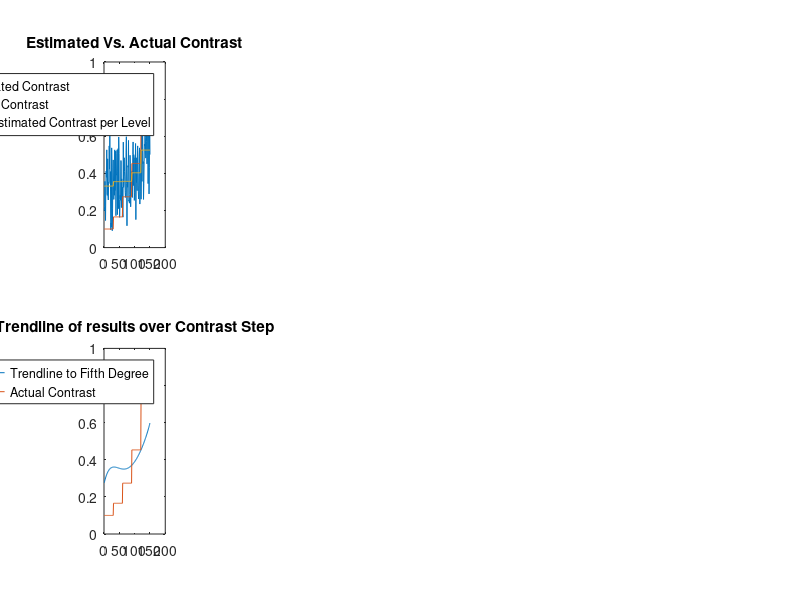

Write MATLAB code to recreate this figure. (Note: this script raises an error after producing the figure.)
%% Begin %%
% Preliminary data loading and setup %
clear all;
close all;

load('data_visualmemorymf_test_JS.mat') %works for HC, test, and regular trials
theData = theData(1); %index to trial number
p = theData.p; data = theData.data; t = theData.t;
data = cell2mat(struct2cell(data));
data = data';
[trials,params] = size(p.trialEvents);


%%%%%%%%%%%%%%%%%%%%%%%%%%%%%%%%%%%%%%%%
     %Test_HC and 1 Contrast Runs%
%%%%%%%%%%%%%%%%%%%%%%%%%%%%%%%%%%%%%%%%

if p.numContrasts == 1 && p.numConditions == 2
    %% Organize Trial Events & Data %%
    if any(p.trialEvents(:,1) == 1) % Perception trials, condition # = 1
        cond1Results = p.trialEvents(p.trialEvents(:,1)==1,:);
        cond1Data = data(p.trialEvents(:,1)==1,:);
        cond1Name = 'Perception';
    end
    if any(p.trialEvents(:,1) == 2) % Working Memory trials, condition # = 2
        if isempty(cond1Data) == 1  &&  isempty(firstcondResults) == 1 && ~strcmp(cond1Name,'Perception')
            cond1Results = p.trialEvents(p.trialEvents(:,1)==2,:);
            cond1Data = data(p.trialEvents(:,1)==2,:);
            cond1Name = 'Working Memory';
        else
            cond2Results = p.trialEvents(p.trialEvents(:,1)==2,:);
            cond2Data = data(p.trialEvents(:,1)==2,:);
            cond2Name = 'Working Memory';
        end
    end
    if any(p.trialEvents(:,1) == 3)  % Baseline trials, condition = 3
        if isempty(cond1Data) == 1  &&  isempty(firstcondResults) == 1 && ~strcmp(cond1Name,'Perception') && ~strcmp(cond1Name,'Working Memory')
            cond1Results = p.trialEvents(p.trialEvents(:,1)==3,:);
            cond1Data = data(p.trialEvents(:,1)==3,:);
            cond1Name = 'Baseline';
        else
            cond2Results = p.trialEvents(p.trialEvents(:,1)==3,:);
            cond2Data = data(p.trialEvents(:,1)==3,:);
            cond2Name = 'Baseline';
        end
    end
    %%  First Condition Estimated Contrast vs. Actual Contrast  %%
    
    % Compare Perception and Baseline on same y-limit
    minContrast = min([min(cond1Data(:,4)) min(cond2Data(:,4))]);
    maxContrast = max([max(cond1Data(:,4)) max(cond2Data(:,4))]);
    %Lower bound
    if minContrast - 0.1 <= 0
        yMin = 0;
    else 
        yMin = minContrast - 0.1;
    end
    %upper bound
    if maxContrast + 0.1 >= 1
        yMax = 1;
    else
        yMax = maxContrast + 0.1;
    end

    figure(1)
    set(gcf, 'Name', sprintf('%s Versus %s Visual Analysis: Contrast',cond1Name,cond2Name));
    subplot(2,3,1)
    plot(cond1Data(:,4)); %Estimated Contrast
    hold on
    plot(1:length(cond1Results(:,3)),cond1Results(:,3));
%     myfittype = fittype('a+b*log(x)','dependent',{'y'}, 'independent',{'x'},'coefficients' ,{'a,b'});
%     myfit = fit(1:length(pData(:,4),pData(:,4)',myfittype));
%     plot(myfit); %%%% LOG FIT %%%%
    fit = polyfit(1:length(cond1Data(:,4)),cond1Data(:,4)',1);
    plot(polyval(fit,1:length(cond1Data(:,4)))); %Line of best fit for the Estimated Contrast
    xlim([1 length(cond1Data(:,4))]);
    ylim([yMin yMax]);
    title(sprintf('%s Contrast Compared to Actual Contrast',cond1Name))
    legend('Subject Contrast Estimation','Actual Contrast', 'Average Contrast Estimation')
    xlabel('Trial Number')
    ylabel('Contrast')
    
    %%  First Condition Estimated Contrast vs. Actual Contrast  %%
    subplot(2,3,4)
    plot(cond2Data(:,4)); %Estimated Contrast
    hold on
    plot(1:length(cond2Results(:,3)),cond2Results(:,3));
    fit = polyfit(1:length(cond2Data(:,4)),cond2Data(:,4)',1);
    plot(polyval(fit,1:length(cond2Data(:,4)))); %Line of best fit for the Estimated Contrast
    xlim([1 length(cond2Data(:,4))]);
    ylim([yMin yMax]);
    title(sprintf('%s Contrast Estimation Compared to Actual Contrast',cond2Name));
    legend('Subject Contrast Estimation','Actual Contrast', 'Average Contrast Estimation')
    xlabel('Trial Number')
    ylabel('Contrast')

  %% Histogram of First Condition Responses %%
    subplot(2,3,2)
    [bins1,edges1] = histcounts(cond1Data(:,4),20);
    [bins2,edges2] = histcounts(cond2Data(:,4),20);
    histmax = max([max(bins1) max(bins2)]);
    pHist = histogram(cond1Data(:,4),20);
    xlim([0 1]);
    ylim([0 histmax]);
    title(sprintf('Histogram of %s Contrast Estimations',cond1Name));
    line([p.centerContrast p.centerContrast],ylim, 'Linewidth',1,'Color','r');
    lgd = legend('Bins','Actual Contrast');
    lgd.Location = 'northwest';
    xlabel('Contrast')
    ylabel('Frequency of response')

 %% Histogram of Second Condition Responses %%
    subplot(2,3,5)
    secondCondHist = histogram(cond2Data(:,4),20);
    xlim([0 1]);
    ylim([0 histmax+1]);
    title(sprintf('Histogram of %s Contrast Estimations',cond2Name));
    hold on
    line([p.centerContrast p.centerContrast],ylim, 'Linewidth',1,'Color','r');
    lgd = legend('Bins','Actual Contrast');
    lgd.Location = 'northwest';
    xlabel('Contrast')
    ylabel('Frequency of response')

%% Misc. Statistical Information %%

    %Means & Standard Deviations of estimated contrasts
    cond1Std = std(cond1Data(:,4));
    cond1Mean = mean2(cond1Data(:,4));
    cond2Std =std(cond2Data(:,4));
    cond2Mean = mean2(cond2Data(:,4));
    fprintf('\nThe average response for %s trials was a contrast of %.4f, with a standard deviation of %.4f.\n\n The absolute difference between the average and actual contrast is %f\n\n',cond1Name,cond1Mean, cond1Std,abs(cond1Mean-p.centerContrast));
    fprintf('The average response for %s trials was a contrast of %.4f, with a standard deviation of %.4f.\n\n The absolute difference between the average and actual contrast is %f\n\n',cond2Name,cond2Mean, cond2Std, abs(cond2Mean-p.centerContrast));

    %Percent Error of Contrast Estimations
    cond1PE = zeros(size(1:length(cond1Data(:,4))));
    cond2PE = zeros(size(1:length(cond2Data(:,4))));
    for i = 1:length(cond1Data(:,4))
        cond1PE(i) = (abs((cond1Data(i,4)-cond1Results(i,3))/cond1Results(i,3)))*100;
        cond2PE(i) = (abs((cond2Data(i,4)-cond2Results(i,3))/cond2Results(i,3)))*100;
    end
    maxPE = max([max(cond1PE) max(cond2PE)]);
    if maxPE + 5 >= 100
        yLimPE = 100;
    else
        yLimPE = (maxPE + 5);
    end
%% Percent Error Plot First Condition %%
    subplot(2,3,3)
    plot(cond1PE);
    xlim([1 length(cond1Data)])
    ylim([0 yLimPE])
    title(sprintf('%s Contrast Percent Error',cond1Name))
    hold on
    plot(repmat(mean2(cond1PE),1,length(cond1Data)))
    legend('Percent Error of Each Estimation','Average Percent Error')
    xlabel('Trial Number')
    ylabel('Percent Error')
%% Percent Error Plot Second Condition %%
    subplot(2,3,6)
    plot(cond2PE);
    xlim([1 length(cond2Data)])
    ylim([0 yLimPE])
    title(sprintf('%s Contrast Percent Error',cond2Name))
    hold on
    plot(repmat(mean2(cond2PE),1,length(cond2Data)))
    legend('Percent Error of Each Estimation','Average Percent Error')
    xlabel('Trial Number')
    ylabel('Percent Error')
        
%%
    
%%%%%%%%%%%%%%%%%%%%%%%%%%%%%%%%%%%%%%%%
        %Test/5 Contrast Runs%
%%%%%%%%%%%%%%%%%%%%%%%%%%%%%%%%%%%%%%%%

elseif p.numContrasts == 5 && p.numConditions == 2
   %% Setup of seperate trial Events and data matrices, & misc. statistical data  %%
        %1 - PERCEPTION
        %2 - WORKING MEMORY
        %3 - BASELINE
    % NOTE: For each subject, index into their data file will give only 1 condition
    sortedTE = sortrows(p.trialEvents,3); %sorts rows based on contrasts
    col6 = p.trialEvents(:,6);
    data = [data col6];
    [dataTrials,dataParams] = size(data);
    sortedData = sortrows(data,6);
    
    if any(p.trialEvents(:,1) == 1)
        condition = 'Perception';
    elseif any(p.trialEvents(:,1) == 2)
        condition = 'Working Memory';
    elseif any(p.trialEvents(:,1) ==3)
        condition = 'Baseline';
    end
    
    %Seperate trial events based on contrast level
    p.trialEvents = [p.trialEvents (1:length(p.trialEvents))']; %adds run number to seventh column in p.trialEvents for sorting purposes
    TE1 = p.trialEvents(p.trialEvents(:,6)==1,:);
    TE2 = p.trialEvents(p.trialEvents(:,6)==2,:);
    TE3 = p.trialEvents(p.trialEvents(:,6)==3,:);
    TE4 = p.trialEvents(p.trialEvents(:,6)==4,:);
    TE5 = p.trialEvents(p.trialEvents(:,6)==5,:);
    orgTE = [TE1; TE2; TE3; TE4; TE5];
    
    data1 = zeros(length(TE1),dataParams);
    data2 = zeros(length(TE2),dataParams);
    data3 = zeros(length(TE3),dataParams);
    data4 = zeros(length(TE4),dataParams);
    data5 = zeros(length(TE5),dataParams);
    for i = 1:length(TE1)
        data1(i,:) = data(TE1(i,7),:);
        data2(i,:) = data(TE2(i,7),:);
        data3(i,:) = data(TE3(i,7),:);
        data4(i,:) = data(TE4(i,7),:);
        data5(i,:) = data(TE5(i,7),:);
    end
    orgData = [data1; data2; data3; data4; data5];
    plot(orgData(:,4));
    hold on
    mean1 = ones([1 length(data1)])*mean(data1(:,4));
    mean2 = ones([1 length(data2)])*mean(data2(:,4));
    mean3 = ones([1 length(data3)])*mean(data3(:,4));
    mean4 = ones([1 length(data4)])*mean(data4(:,4));
    mean5 = ones([1 length(data5)])*mean(data5(:,4));
    meanVec = [mean1 mean2 mean3 mean4 mean5];
        
    %% Plot Estimated Contrasts vs. Actual Contrasts %%
    figure(1)
    set(gcf, 'Name', sprintf('Contrast Variance over 5 Contrast steps for %s',condition));
    subplot(2,6,1)
    plot(orgData(:,4));
    hold on
    plot(orgTE(:,3));
    ylim([0 1]);
    title('Estimated Vs. Actual Contrast')
    hold on
    plot(1:(length(mean1)+length(mean2)+length(mean3)+length(mean4)+length(mean5)),meanVec);
    legend('Estimated Contrast','Actual Contrast','Avg. Estimated Contrast per Level');
    
    %Display Trendline
    subplot(2,6,7)
    fit = polyfit([1:length(orgData(:,4))],orgData(:,4)',5); %5 polynomial for number of contrasts - trendline
    plot(polyval(fit,1:length(orgData(:,4)))); %Line of best fit for the Estimated Contrast
    ylim([0 1])
    hold on
    plot(orgTE(:,3));
    hold on
    title('Trendline of results over Contrast Step')
    legend('Trendline to Fifth Degree','Actual Contrast')
%     contrastvec = unique(orgTE(:,3))';
%     middlevec = [(p.numTrials/p.numContrasts)/2 (p.numTrials/p.numContrasts)/2+(p.numTrials/p.numContrasts) (p.numTrials/p.numContrasts)/2+((p.numTrials/p.numContrasts)*2) (p.numTrials/p.numContrasts)/2+((p.numTrials/p.numContrasts)*3) (p.numTrials/p.numContrasts)/2+((p.numTrials/p.numContrasts)*4)];
%     plot(middlevec, contrastvec,'-o');
    
    
    % Print statistical data
    fprintf('\nThe mean of responses for contrast %f was %f. The absolute difference is: %f\n\n',TE1(1,3),mean1(1), abs(TE1(1,3)-mean1(1)));
    fprintf('The mean of responses for contrast %f was %f. The absolute difference is: %f\n\n',TE2(1,3),mean2(1),abs(TE2(1,3)-mean2(1)));
    fprintf('The mean of responses for contrast %f was %f. The absolute difference is: %f\n\n',TE3(1,3),mean3(1),abs(TE3(1,3)-mean3(1)));
    fprintf('The mean of responses for contrast %f was %f. The absolute difference is: %f\n\n',TE4(1,3),mean4(1),abs(TE4(1,3)-mean4(1)));
    fprintf('The mean of responses for contrast %f was %f. The absolute difference is: %f\n\n',TE5(1,3),mean5(1),abs(TE5(1,3)-mean5(1)));
    
    %% Histograms of Responses for Each Contrast Step %%
    
    % Histogram axis limits
    [bins1,edges1] = histcounts(data1(:,4),10);
    [bins2,edges2] = histcounts(data2(:,4),10);
    [bins3,edges3] = histcounts(data3(:,4),10);
    [bins4,edges4] = histcounts(data4(:,4),10);
    [bins5,edges5] = histcounts(data5(:,4),10);
    histmax = max([max(bins1) max(bins2) max(bins3) max(bins4) max(bins5)]);
    
    % First Contrast Hist
    subplot(2,6,2)
    hist(data1(:,4),10);
    hold on
    xlim([0 1]);
    ylim([0 histmax+0.5]);
    line([TE1(:,3) TE1(:,3)],ylim, 'Linewidth',1,'Color','r');
    title(sprintf('Hist of Estimated Contrast for %.2f Contrast',TE1(1,3)));
    legend('Estimated Contrasts', 'Actual Contrast Level');
    
    % Second Contrast Hist
    subplot(2,6,3)
    hist(data2(:,4),10);
    xlim([0 1]);
    ylim([0 histmax+0.5]);
    hold on
    line([TE2(:,3) TE2(:,3)],ylim, 'Linewidth',1,'Color','r');
    title(sprintf('Hist of Estimated Contrast for %.2f contrast',TE2(1,3)));
    legend('Estimated Contrasts', 'Actual Contrast Level');
    
    % Third Contrast Hist
    subplot(2,6,4)
    hist(data3(:,4),10);
    xlim([0 1]);
    ylim([0 histmax+0.5]);
    hold on
    line([TE3(:,3) TE3(:,3)],ylim, 'Linewidth',1,'Color','r');
    title(sprintf('Hist of Estimated Contrast for %.2f contrast',TE3(1,3)));
    legend('Estimated Contrasts', 'Actual Contrast Level'); 
    
    % Fourth Contrast Hist
    subplot(2,6,5)
    hist(data4(:,4),10);
    xlim([0 1]);
    ylim([0 histmax+0.5]);
    hold on
    line([TE4(:,3) TE4(:,3)],ylim, 'Linewidth',1,'Color','r');
    title(sprintf('Hist of Estimated Contrast for %.2f contrast',TE4(1,3)));
    legend('Estimated Contrasts', 'Actual Contrast Level'); 
    
    % Fifth Contrast Hist
    subplot(2,6,6)
    hist(data5(:,4),10);
    xlim([0 1]);
    ylim([0 histmax+0.5]);
    hold on
    line([TE5(:,3) TE5(:,3)],ylim, 'Linewidth',1,'Color','r');
    title(sprintf('Hist of Estimated Contrast for %.2f contrast',TE5(1,3)));
    legend('Estimated Contrasts', 'Actual Contrast Level');
    
    %% Percent Error of Contrast Responses %%
    
    %Percent Error Calculations
    contrast1PE = zeros(size(1:length(data1(:,4))));
    contrast2PE = zeros(size(1:length(data2(:,4))));
    contrast3PE = zeros(size(1:length(data3(:,4))));
    contrast4PE = zeros(size(1:length(data4(:,4))));
    contrast5PE = zeros(size(1:length(data5(:,4))));
    for i = 1:(length(sortedTE)/p.numContrasts)
        contrast1PE(i) = (abs((data1(i,4)-TE1(i,3))/TE1(i,3)))*100;
        contrast2PE(i) = (abs((data2(i,4)-TE2(i,3))/TE2(i,3)))*100;
        contrast3PE(i) = (abs((data3(i,4)-TE3(i,3))/TE3(i,3)))*100;
        contrast4PE(i) = (abs((data4(i,4)-TE4(i,3))/TE4(i,3)))*100;
        contrast5PE(i) = (abs((data5(i,4)-TE5(i,3))/TE5(i,3)))*100;
    end
   yLimPE = max([max(contrast1PE) max(contrast2PE) max(contrast3PE) max(contrast4PE) max(contrast5PE) ]) + 5;
    
    %% Plotting Percent Errors for 5 Contrasts %%
    
    % Contrast 1 Percent Error
    subplot(2,6,8)
    plot(contrast1PE);
    xlim([1 length(contrast1PE)])
    ylim([0 yLimPE])
    title(sprintf('%.2f Contrast Percent Error',TE1(1,3)))
    hold on
    plot(repmat(mean(contrast1PE),1,length(contrast1PE)))
    legend('Percent Error of Each Estimation','Average Percent Error')
    xlabel('Trial Number')
    ylabel('Percent Error')
    
    % Contrast 2 Percent Error
    subplot(2,6,9)
    plot(contrast2PE);
    xlim([1 length(contrast2PE)])
    ylim([0 yLimPE])
    title(sprintf('%.2f Contrast Percent Error',TE2(1,3)))
    hold on
    plot(repmat(mean(contrast2PE),1,length(contrast2PE)))
    legend('Percent Error of Each Estimation','Average Percent Error')
    xlabel('Trial Number')
    ylabel('Percent Error')
    
    % Contrast 3 Percent Error
    subplot(2,6,10)
    plot(contrast3PE);
    xlim([1 length(contrast3PE)])
    ylim([0 yLimPE])
    title(sprintf('%.2f Contrast Percent Error',TE3(1,3)))
    hold on
    plot(repmat(mean(contrast3PE),1,length(contrast3PE)))
    legend('Percent Error of Each Estimation','Average Percent Error')
    xlabel('Trial Number')
    ylabel('Percent Error')
    
    % Contrast 4 Percent Error
    subplot(2,6,11)
    plot(contrast4PE);
    xlim([1 length(contrast4PE)])
    ylim([0 yLimPE])
    title(sprintf('%.2f Contrast Percent Error',TE4(1,3)))
    hold on
    plot(repmat(mean(contrast4PE),1,length(contrast4PE)))
    legend('Percent Error of Each Estimation','Average Percent Error')
    xlabel('Trial Number')
    ylabel('Percent Error')
    
    % Contrast 5 Percent Error
    subplot(2,6,12)
    plot(contrast5PE);
    xlim([1 length(contrast5PE)])
    ylim([0 yLimPE])
    title(sprintf('%.2f Contrast Percent Error',TE5(1,3)))
    hold on
    plot(repmat(mean(contrast5PE),1,length(contrast5PE)))
    legend('Percent Error of Each Estimation','Average Percent Error')
    xlabel('Trial Number')
    ylabel('Percent Error')
    
    
%% Location Analysis %%

% Location Difference
figure(2)
subplot(2,3,1)
plot(data1(:,2)) %Location Difference
hold on
plot(repmat(mean(data1(:,2)),1,length(data1(:,2))))
fprintf('The average location difference for a Contrast of %.2f is %.2f\n',TE1(1,3),mean(data1(:,2)));



    else
        disp('Number of contrasts or conditions does not correspond to experiment design.')
end